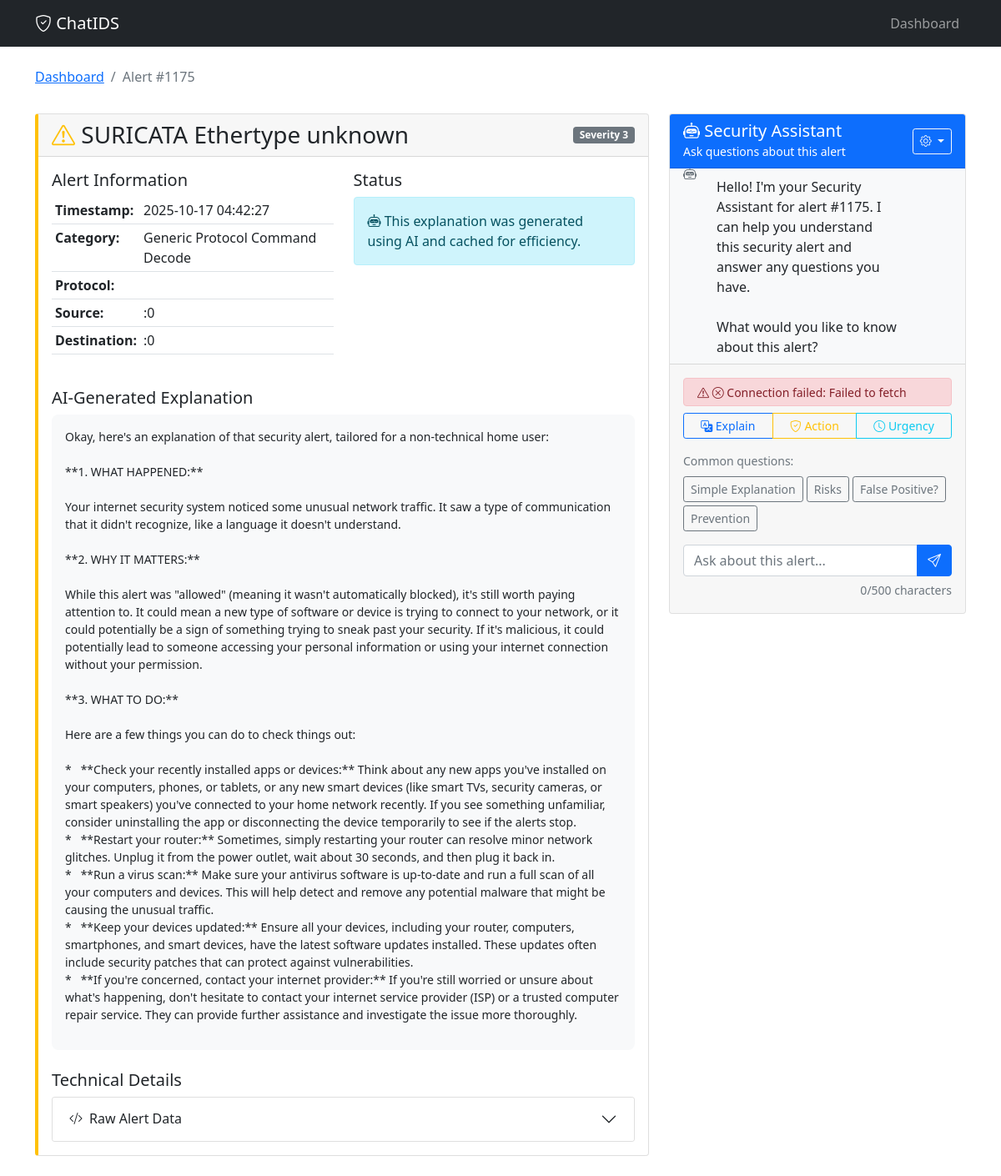
/alert/1175, run on the app's committed database.
### tables this page shows
CREATE TABLE alerts (
                    id INTEGER PRIMARY KEY AUTOINCREMENT,
                    timestamp DATETIME DEFAULT CURRENT_TIMESTAMP,
                    alert_signature TEXT,
                    alert_category TEXT,
                    severity INTEGER,
                    src_ip TEXT,
                    dest_ip TEXT,
                    src_port INTEGER,
                    dest_port INTEGER,
                    protocol TEXT,
                    raw_alert TEXT,
                    explanation TEXT,
                    explanation_cached BOOLEAN DEFAULT 0
                );

### webapp.py (the view)
@app.route('/alert/<int:alert_id>')
def alert_detail(alert_id):
    if not alert_manager:
        return "Database not initialized", 500
    alert = alert_manager.get_alert_details(alert_id)
    if not alert:
        return "Alert not found", 404
    return render_template('alert_detail.html', alert=alert)

### webapp.py (called while the page is built)
def tojsonpretty(value):
    return json.dumps(value, indent=2, default=str)

    def get_alert_details(self, alert_id: int):
        with sqlite3.connect(self.db_path) as conn:
            conn.row_factory = sqlite3.Row
            cursor = conn.execute("SELECT * FROM alerts WHERE id = ?", (alert_id,))
            alert = cursor.fetchone()
            if alert:
                alert_dict = dict(alert)
                if alert_dict['raw_alert']:
                    try:
                        alert_dict['raw_alert_parsed'] = json.loads(alert_dict['raw_alert'])
                    except json.JSONDecodeError:
                        alert_dict['raw_alert_parsed'] = None
                return alert_dict
            return None

### templates/alert_detail.html (shortened to what this page needs)
{% extends "base.html" %}
{% block content %}
<div class="row mb-3">
    <div class="col">
        <nav aria-label="breadcrumb">
            <ol class="breadcrumb">
                <li class="breadcrumb-item"><a href="{{ url_for('dashboard') }}">Dashboard</a></li>
                <li class="breadcrumb-item active">Alert #{{ alert.id }}</li>
            </ol>
        </nav>
    </div>
</div>
<div class="row">
    <div class="col-md-8">
        <div class="card severity-{{ alert.severity }} mb-4">
            <div class="card-header">
                <div class="d-flex justify-content-between align-items-center">
                    <h3 class="mb-0">
                        <i class="bi bi-exclamation-triangle text-warning"></i>
                        {{ alert.alert_signature }}
                    </h3>
                    <span class="badge bg-{% if alert.severity == 1 %}danger{% elif alert.severity == 2 %}warning{% else %}secondary{% endif %}">
                        Severity {{ alert.severity }}
                    </span>
                </div>
            </div>
            <div class="card-body">
                <div class="row mb-4">
                    <div class="col-md-6">
                        <h5>Alert Information</h5>
                        <table class="table table-sm">
                            <tr><td><strong>Timestamp:</strong></td><td>{{ alert.timestamp }}</td></tr>
                            <tr><td><strong>Category:</strong></td><td>{{ alert.alert_category }}</td></tr>
                            <tr><td><strong>Protocol:</strong></td><td>{{ alert.protocol }}</td></tr>
                            <tr><td><strong>Source:</strong></td><td>{{ alert.src_ip }}:{{ alert.src_port }}</td></tr>
                            <tr><td><strong>Destination:</strong></td><td>{{ alert.dest_ip }}:{{ alert.dest_port }}</td></tr>
                        </table>
                    </div>
                    <div class="col-md-6">
                        <h5>Status</h5>
                        <div class="alert alert-info">
                            <i class="bi bi-robot"></i>
                            {% if alert.explanation_cached %}
                            This explanation was generated using AI and cached for efficiency.
                            {% else %}
                            This alert has not been processed through AI explanation yet.
                            {% endif %}
                        </div>
                    </div>
                </div>
                {% if alert.explanation %}
                <div class="row mb-4">
                    <div class="col">
                        <h5>AI-Generated Explanation</h5>
                        <div class="explanation-box">
                            <pre style="white-space: pre-wrap; font-family: inherit;">{{ alert.explanation }}</pre>
                        </div>
                    </div>
                </div>
                {% endif %}
                {% if alert.raw_alert_parsed %}
                <div class="row">
                    <div class="col">
                        <h5>Technical Details</h5>
                        <div class="accordion" id="technicalDetails">
                            <div class="accordion-item">
                                <h2 class="accordion-header" id="rawDataHeader">
                                    <button class="accordion-button collapsed" type="button" data-bs-toggle="collapse" data-bs-target="#rawDataCollapse">
                                        <i class="bi bi-code-slash me-2"></i> Raw Alert Data
                                    </button>
                                </h2>
                            </div>
                        </div>
                    </div>
                </div>
                {% endif %}
            </div>
        </div>
    </div>
    <div class="col-md-4">
        <div class="card chat-card" style="height: 600px; display: flex; flex-direction: column;">
            <div class="card-header bg-primary text-white d-flex justify-content-between align-items-center">
                <div>
                    <h5 class="mb-0">
                        <i class="bi bi-robot"></i> Security Assistant
                    </h5>
                    <small>Ask questions about this alert</small>
                </div>
                <div class="dropdown">
                    <button class="btn btn-sm btn-outline-light dropdown-toggle" type="button" data-bs-toggle="dropdown">
                        <i class="bi bi-gear"></i>
                    </button>
                </div>
            </div>
            <div class="card-body p-0" style="flex: 1; overflow: hidden;">
                <div id="chatMessages" class="p-3" style="height: 100%; overflow-y: auto; background-color: #f8f9fa;">
                </div>
            </div>
            <div class="card-footer p-3">
                <div id="connectionStatus" class="alert alert-warning d-none mb-2 py-1">
                    <small><i class="bi bi-exclamation-triangle"></i> <span id="statusMessage">Checking connection...</span></small>
                </div>
                <div class="mb-3">
                    <div class="btn-group w-100" role="group">
                        <button type="button" class="btn btn-outline-primary btn-sm" onclick="quickQuestion('What does this alert mean?')">
                            <i class="bi bi-translate"></i> Explain
                        </button>
                        <button type="button" class="btn btn-outline-warning btn-sm" onclick="quickQuestion('What should I do about this?')">
                            <i class="bi bi-shield-check"></i> Action
                        </button>
                        <button type="button" class="btn btn-outline-info btn-sm" onclick="quickQuestion('Is this urgent?')">
                            <i class="bi bi-clock"></i> Urgency
                        </button>
                    </div>
                </div>
                <div class="mb-3">
                    <small class="text-muted d-block mb-2">Common questions:</small>
                    <div id="suggestedQuestions" class="d-flex flex-wrap gap-1">
                        <button type="button" class="btn btn-outline-secondary btn-sm" onclick="quickQuestion('Explain this like I\'m 10 years old')">
                            Simple Explanation
                        </button>
                        <button type="button" class="btn btn-outline-secondary btn-sm" onclick="quickQuestion('What are the risks?')">
                            Risks
                        </button>
                        <button type="button" class="btn btn-outline-secondary btn-sm" onclick="quickQuestion('Could this be a false positive?')">
                            False Positive?
                        </button>
                        <button type="button" class="btn btn-outline-secondary btn-sm" onclick="quickQuestion('How to prevent this?')">
                            Prevention
                        </button>
                    </div>
                </div>
                <div class="input-group">
                    <input type="text" id="chatInput" class="form-control" placeholder="Ask about this alert..."
                           onkeypress="handleChatKeypress(event)" autocomplete="off">
                    <button class="btn btn-primary" onclick="sendChatMessage()" id="sendButton">
                        <i class="bi bi-send"></i>
                    </button>
                </div>
                <div class="mt-1 text-end">
                    <small class="text-muted">
                        <span id="charCount">0</span>/500 characters
                    </small>
                </div>
            </div>
        </div>
    </div>
</div>
{% endblock %}

### templates/base.html (style rules this page uses)
.severity-3 { border-left: 4px solid #ffc107; }
.explanation-box { background-color: #f8f9fa; border-radius: 8px; padding: 1rem; }

### data on the page
alerts: id "1175", alert_signature "SURICATA Ethertype unknown", severity "3", timestamp "2025-10-17 04:42:27", alert_category "Generic Protocol Command Decode", src_port "0", dest_port "0", explanation "Okay, here's an explanation of that security alert, tailored for a non-technical home user: **1. WHAT HAPPENED:** Your internet security system noticed some unusual network traffic. It saw a type of communication that it didn't recognize, like a language it doesn't understand. **2. WHY IT MATTERS:** While this alert was \"allowed\" (meaning it wasn't automatically blocked), it's still worth paying attention to. It could mean a new type of software or device is trying to connect to your network, or it could potentially be a sign of something trying to sneak past your security. If it's malicious, it could potentially lead to someone accessing your personal information or using your internet…"
